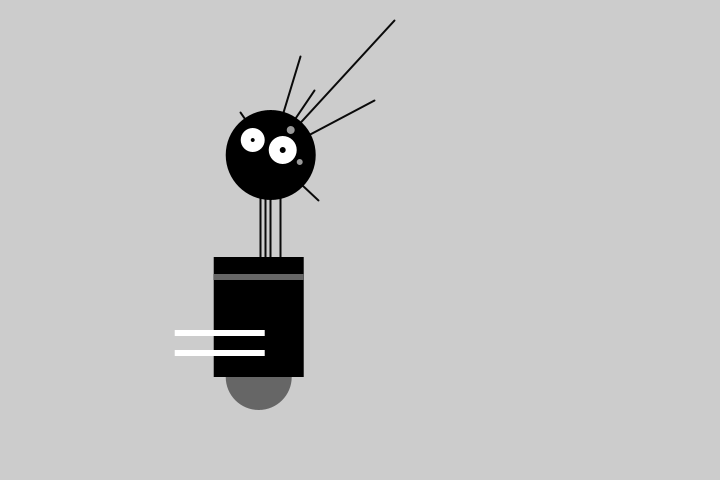
Frame 1 (no input)
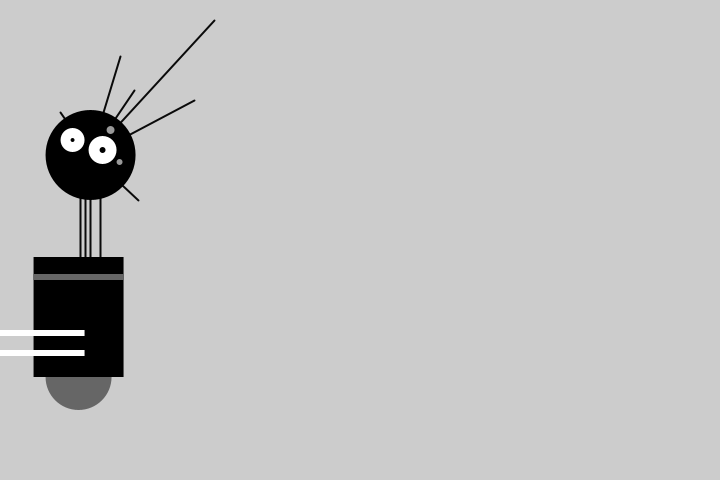
Frame 60 (the mouse pressed at the canvas centre just before this capture)
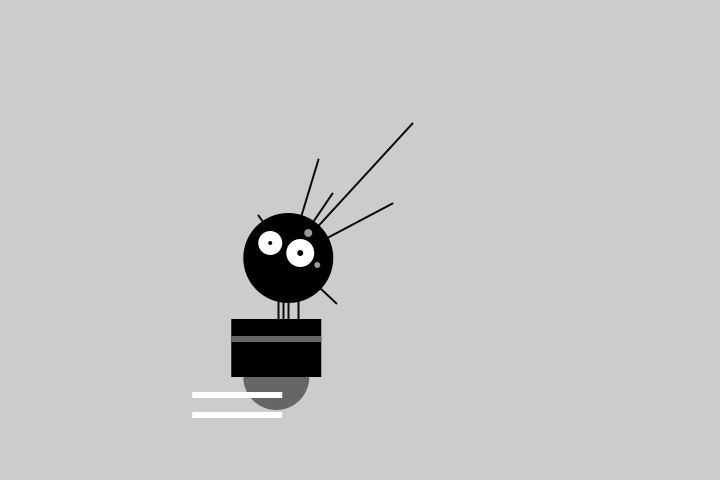
Frame 120 (the mouse held since frame 60 and released just before this capture)

The Processing sketch that drew these frames (run headless with seeded random() and noise(); from frame 60 on, the mouse is pressed at the canvas centre):

// Processing sketch: processing_56561
// ── processing_56561.pde

float x = 264;  // x-coordinate
float y = 344;  // y-coordinate
int radius = 45;  //Head Radias
int bodyHeight = 87;  //Body Height
int neckHeight = 57;  //Neck Height 

float easing = 0.02;

void setup() {
size(720, 480);
smooth();
strokeWeight(2);
ellipseMode(RADIUS);
}

void draw() {
  
  int targetX = mouseX;
  x += (targetX - x) * easing;
  
  if (mousePressed) {
    neckHeight = 16;
    bodyHeight = 25;
  } else {
    neckHeight = 57;
    bodyHeight = 87;
  }
  
  float ny = y - bodyHeight - neckHeight - radius;  //Neck Y
 
 background(204); 

//Neck
stroke(10);
line(x+2, y-bodyHeight, x+2, ny);
line(x+7, y-bodyHeight, x+7, ny);
line(x+12, y-bodyHeight, x+12, ny);
line(x+22, y-bodyHeight, x+22, ny);

//Antennae
line(x+12, ny, x-18, ny-43);
line(x+12, ny, x+42, ny-99);
line(x+12, ny, x+56, ny-65);
line(x+12, ny, x+116, ny-55);
line(x+12, ny, x+136, ny-135);
line(x+12, ny, x+60, ny+45);

//Body
noStroke();
fill(102);
ellipse(x, y+33, 33, 33);
fill(0);
rect(x-45, y-bodyHeight, 90, bodyHeight+33);
fill(102);
rect(x-45, y-bodyHeight+17, 90, 6);
fill(255);
rect(x-84, y-bodyHeight+73, 90, 6);
fill(255);
rect(x-84, y-bodyHeight+93, 90, 6);

//Head
fill(0);
ellipse(x+12, ny, radius, radius);
fill(255);
ellipse(x+24, ny-5, 14, 14);
fill(0);
ellipse(x+24, ny-5, 3, 3);
fill(255);
ellipse(x-6, ny-15, 12, 12);
fill(0);
ellipse(x-6, ny-15, 2, 2);
fill(153);
ellipse(x+32, ny-25, 4, 4);
ellipse(x+41, ny+7, 3, 3);
}
